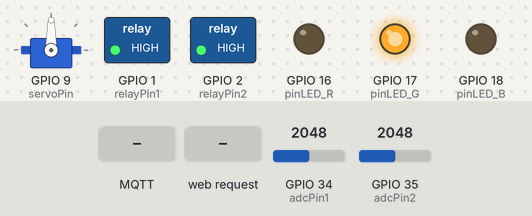
Simulated run of this sketch. Board: ESP32-S3. On the bench: servo, switched loads named in the sketch (green lamp = pin HIGH), output pins drawn as LEDs (lit = HIGH). The inputs (shaded band) are chosen by the test bench; at power-on: GPIO 34 (adcPin1) = 2048, GPIO 35 (adcPin2) = 2048 (analog values on the 0–4095 scale). WiFi joins after 1.5 s; servers stay silent unless stated; random numbers use the default seed unless the sketch sets one; EEPROM starts erased; no MQTT or app messages arrive unless stated.

Above: at 2.7 s.
2.8 s: MQTT message "1" arrives on the third subscribed topic
5.8 s: HTTP request GET /reconfig received
At 8.5 s:
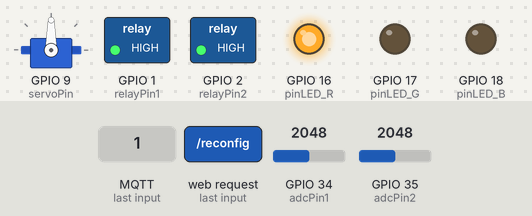
8.8 s: MQTT message "1" arrives on the first subscribed topic
At 10.2 s:
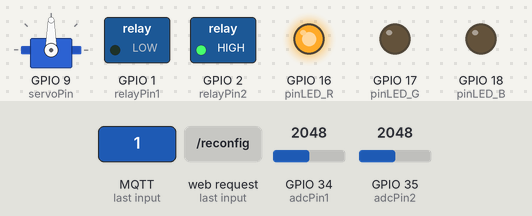
11.8 s: MQTT message "1" arrives on the second subscribed topic
At 12.5 s:
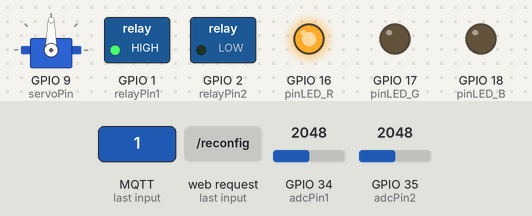
14.8 s: MQTT message "1" arrives on the first subscribed topic
At 15.1 s:
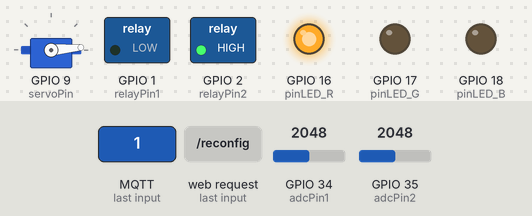
Timing chart, 0 to 18.8 s (numbered marks = the images above; inputs shaded):
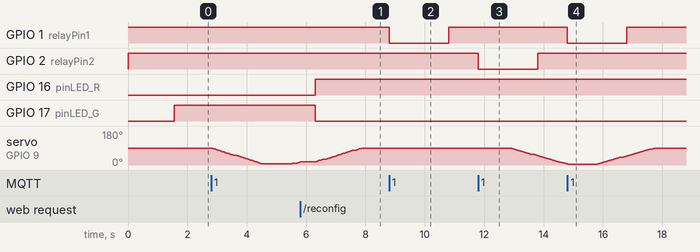

The sketch:

ESP32-S3-Relay.ino
```cpp
#include <WiFi.h>
#include <WebServer.h>
#include <Preferences.h>
#include <PubSubClient.h>
#include <ESP32Servo.h>

// ======== GLOBAL CONFIG ========
// Wi-Fi / MQTT defaults
const char* default_ssid         = "DIR-825-ORiA";
const char* default_password     = "Domobox485";
const char* default_mqtt_server  = "192.168.1.100";
const uint16_t default_mqtt_port = 1883;
const char* default_mqtt_user    = "";
const char* default_mqtt_pass    = "";
const unsigned long WIFI_TIMEOUT = 20000;

// AP-mode
const char* ap_ssid     = "ESP32_Config";
const char* ap_password = "config1234";

// GPIO pins
const int relayPin1 = 1;
const int relayPin2 = 2;
const int adcPin1   = 34;
const int adcPin2   = 35;
const int pinLED_R  = 16;
const int pinLED_G  = 17;
const int pinLED_B  = 18;
const int servoPin  = 9;    // PWM for servo

// Voltage divider
const float R1_1 = 100000.0, R2_1 = 33000.0;
const float R1_2 = 100000.0, R2_2 = 33000.0;

// Timing
const unsigned long relayOnDuration = 2000;
const unsigned long publishInterval  =   1000;

// ======== STATE VARIABLES ========
Preferences    prefs;
WebServer      server(80);
WiFiClient     wifiClient;
PubSubClient   mqtt(wifiClient);
Servo          myServo;

// Wi-Fi/MQTT settings
String wifiSSID, wifiPassword;
String mqttServer;
uint16_t mqttPort;
String mqttUser, mqttPass;
bool   wifiConnected = false;
bool   mqttConnected = false;

// Relay state
bool   door1Active = false;
bool   door2Active = false;
unsigned long door1Ts = 0;
unsigned long door2Ts = 0;

// ADC publish
unsigned long lastPub1 = 0;
unsigned long lastPub2 = 0;

// ======== SERVO FSM ========
enum ServoState {
  IDLE,
  MOVING_DOWN,
  PAUSE_BOTTOM,
  MOVING_UP,
  PAUSE_TOP
};
static ServoState servoState   = IDLE;
static bool       servoActive  = false;
static bool       servoOneShot = false;
unsigned long     stateTs      = 0;
int               bottomAngle  = 0;
int               topAngle     = 90;
int               stepDelay    = 20;
int               currentAngle = 90;

// ======== HELPERS ========
void setLED(bool r, bool g, bool b) {
  digitalWrite(pinLED_R, r ? HIGH:LOW);
  digitalWrite(pinLED_G, g ? HIGH:LOW);
  digitalWrite(pinLED_B, b ? HIGH:LOW);
}
void updateLED() {
  if (!wifiConnected)        setLED(true, false, false);
  else if (!mqttConnected)   setLED(false,false,true);
  else                        setLED(false,true,false);
}
float readVin(int ch) {
  int pin = (ch==1?adcPin1:adcPin2);
  float R1 = (ch==1?R1_1:R1_2), R2 = (ch==1?R2_1:R2_2);
  analogRead(pin); delayMicroseconds(50);
  const int N=10; long sum=0;
  for(int i=0;i<N;i++){ sum+=analogRead(pin); delay(5);}
  float Vadc = (sum/float(N))/4095.0*3.3;
  return Vadc*(R1+R2)/R2;
}
void publishDoorStats() {
  char buf[32];
  if (mqttConnected) {
    if (millis()-lastPub1 >= publishInterval) {
      lastPub1 = millis();
      snprintf(buf,sizeof(buf),"%.2f",readVin(1));
      mqtt.publish("ESP/Relay6CH/Door_1_Stat", buf, true);
    }
    if (millis()-lastPub2 >= publishInterval) {
      lastPub2 = millis();
      snprintf(buf,sizeof(buf),"%.2f",readVin(2));
      mqtt.publish("ESP/Relay6CH/Door_2_Stat", buf, true);
    }
  }
}
bool connectMQTT() {
  if (mqtt.connected()) return true;
  String clientId = "ESP32-" + String((uint32_t)ESP.getEfuseMac(), HEX);
  bool ok = mqttUser.length()
            ? mqtt.connect(clientId.c_str(), mqttUser.c_str(), mqttPass.c_str())
            : mqtt.connect(clientId.c_str());
  if (!ok) {
    mqttConnected = false; updateLED();
    return false;
  }
  mqttConnected = true; updateLED();
  mqtt.subscribe("ESP/Relay6CH/Open_1_Door");
  mqtt.subscribe("ESP/Relay6CH/Open_2_Door");
  mqtt.subscribe("ESP/ServoRemote");
  return true;
}
void mqttCB(char* topic, byte* payload, unsigned int len) {
  String msg;
  for(unsigned i=0;i<len;i++) msg += (char)payload[i];
  if (String(topic)=="ESP/ServoRemote") {
    if      (msg=="1") { servoActive=true;  servoOneShot=false;  servoState=IDLE;  stateTs=millis(); myServo.attach(servoPin);    mqtt.publish("ESP/ServoRemote/status","running",true);}
    else if (msg=="0") { servoActive=false; servoOneShot=false;  servoState=IDLE;  myServo.write(90); delay(200); myServo.detach(); mqtt.publish("ESP/ServoRemote/status","stopped",true);}
    else if (msg=="2") { servoActive=false; servoOneShot=true;   servoState=IDLE;  stateTs=millis(); myServo.attach(servoPin);    mqtt.publish("ESP/ServoRemote/status","oneshot",true);}
  }
  else if (String(topic)=="ESP/Relay6CH/Open_1_Door" && msg=="1" && !door1Active) {
    digitalWrite(relayPin1, LOW); door1Active=true; door1Ts=millis();
  }
  else if (String(topic)=="ESP/Relay6CH/Open_2_Door" && msg=="1" && !door2Active) {
    digitalWrite(relayPin2, LOW); door2Active=true; door2Ts=millis();
  }
}

// ======== WEB CONFIG ========
String pageConfig(bool ap) {
  String p="<html><body><h3>ESP32 Configuration</h3><form action='/save' method='POST'>";
  p+="SSID:<input name='ssid' value='"+wifiSSID+"'><br>";
  p+="Pass:<input name='password' value='"+wifiPassword+"'><br>";
  p+="MQTT srv:<input name='mqtt_server' value='"+mqttServer+"'><br>";
  p+="MQTT port:<input name='mqtt_port' value='"+String(mqttPort)+"'><br>";
  p+="MQTT usr:<input name='mqtt_user' value='"+mqttUser+"'><br>";
  p+="MQTT pwd:<input name='mqtt_pass' value='"+mqttPass+"'><br>";
  p+="<button>Save</button></form>";
  if(!ap) p+="<p>IP:"+WiFi.localIP().toString()+" <a href='/reconfig'>Reconfig</a></p>";
  p+="</body></html>";
  return p;
}
void handleRoot()    { bool ap = !wifiConnected && WiFi.getMode()==WIFI_AP; server.send(200,"text/html",pageConfig(ap)); }
void handleSave() {
  if(server.hasArg("ssid")&&server.hasArg("password")&&server.hasArg("mqtt_server")&&server.hasArg("mqtt_port")&&server.hasArg("mqtt_user")&&server.hasArg("mqtt_pass")){
    prefs.begin("cfg",false);
    prefs.putString("wifiSSID", server.arg("ssid"));
    prefs.putString("wifiPassword", server.arg("password"));
    prefs.putString("mqttServer", server.arg("mqtt_server"));
    prefs.putUInt("mqttPort", server.arg("mqtt_port").toInt());
    prefs.putString("mqttUser", server.arg("mqtt_user"));
    prefs.putString("mqttPass", server.arg("mqtt_pass"));
    prefs.end();
    server.send(200,"text/html","<h3>Saved, rebooting...</h3>");
    delay(1000); ESP.restart();
  } else server.send(400,"text/plain","Missing params");
}
void handleReconfig() {
  server.send(200,"text/html","<h3>Switching to AP...</h3>");
  delay(500);
  WiFi.disconnect(true);
  WiFi.mode(WIFI_AP);
  WiFi.softAP(ap_ssid, ap_password);
  wifiConnected = false; updateLED();
}

// ======== SERVO FSM HANDLER ========
void servoFSM() {
  unsigned long now = millis();
  auto pubInfo = [&](int ang,int d){
    char b[64]; snprintf(b,64,"{\"angle\":%d,\"delay\":%d}",ang,d);
    mqtt.publish("ESP/ServoInfo", b, false);
  };

  switch(servoState) {
    case IDLE:
      if (servoActive || servoOneShot) {
        bottomAngle = random(5,10);
        stepDelay   = random(10,30);
        stateTs     = now;
        currentAngle=90;
        myServo.write(currentAngle);
        servoState  = MOVING_DOWN;
      }
      break;

    case MOVING_DOWN:
      if (now - stateTs >= (unsigned)stepDelay) {
        stateTs = now;
        currentAngle = max(currentAngle-1, bottomAngle);
        myServo.write(currentAngle);
        pubInfo(currentAngle, stepDelay);
        if (currentAngle <= bottomAngle) {
          servoState = PAUSE_BOTTOM;
          stateTs    = now;
        }
      }
      break;

    case PAUSE_BOTTOM:
      if (now - stateTs >= 1000) {
        servoState = MOVING_UP;
        stateTs    = now;
      }
      break;

    case MOVING_UP:
      if (now - stateTs >= (unsigned)stepDelay) {
        stateTs = now;
        currentAngle = min(currentAngle+1, topAngle);
        myServo.write(currentAngle);
        pubInfo(currentAngle, stepDelay);
        if (currentAngle >= topAngle) {
          servoState = PAUSE_TOP;
          stateTs    = now;
        }
      }
      break;

    case PAUSE_TOP:
      if (now - stateTs >= (servoActive? 5000 : 0)) {
        if (servoActive) {
          // next cycle
          bottomAngle = random(5,10);
          stepDelay   = random(10,30);
          servoState  = MOVING_DOWN;
          stateTs     = now;
        } else {
          // finish
          myServo.detach();
          mqtt.publish("ESP/ServoRemote/status","stopped",true);
          servoOneShot = false;
          servoState   = IDLE;
        }
      }
      break;
  }
}

// ======== SETUP ========
void setup() {
  Serial.begin(115200);
  prefs.begin("cfg", true);
  wifiSSID    = prefs.getString("wifiSSID", "");
  wifiPassword= prefs.getString("wifiPassword", "");
  mqttServer  = prefs.getString("mqttServer", "");
  mqttPort    = prefs.getUInt("mqttPort", 0);
  mqttUser    = prefs.getString("mqttUser", "");
  mqttPass    = prefs.getString("mqttPass", "");
  prefs.end();

  if (wifiSSID.isEmpty())    wifiSSID    = default_ssid, wifiPassword = default_password;
  if (mqttServer.isEmpty()||mqttPort==0) mqttServer = default_mqtt_server, mqttPort = default_mqtt_port;

  pinMode(relayPin1, OUTPUT); digitalWrite(relayPin1, HIGH);
  pinMode(relayPin2, OUTPUT); digitalWrite(relayPin2, HIGH);
  pinMode(pinLED_R, OUTPUT);
  pinMode(pinLED_G, OUTPUT);
  pinMode(pinLED_B, OUTPUT);
  analogReadResolution(12);
  analogSetPinAttenuation(adcPin1, ADC_11db);
  analogSetPinAttenuation(adcPin2, ADC_11db);

  randomSeed(analogRead(adcPin1));
  myServo.attach(servoPin);
  myServo.write(90);

  // Wi-Fi
  WiFi.mode(WIFI_STA);
  WiFi.begin(wifiSSID.c_str(), wifiPassword.c_str());
  unsigned long start = millis();
  while (millis()-start < WIFI_TIMEOUT && WiFi.status()!=WL_CONNECTED) delay(100);
  wifiConnected = (WiFi.status()==WL_CONNECTED);
  if (!wifiConnected) WiFi.softAP(ap_ssid, ap_password);

  // Web server
  server.on("/",        HTTP_GET,  handleRoot);
  server.on("/save",    HTTP_POST, handleSave);
  server.on("/reconfig", HTTP_GET,  handleReconfig);
  server.begin();

  // MQTT
  mqtt.setServer(mqttServer.c_str(), mqttPort);
  mqtt.setCallback(mqttCB);
  if (wifiConnected) connectMQTT();

  updateLED();
}

// ======== MAIN LOOP ========
void loop() {
  server.handleClient();
  unsigned long now = millis();

  // MQTT reconnect
  if (wifiConnected && !mqtt.connected() && now - lastPub1 > 5000) {
    connectMQTT();
  }
  if (mqtt.connected()) mqtt.loop();

  // Relay timing
  if (door1Active && now - door1Ts >= relayOnDuration) {
    digitalWrite(relayPin1, HIGH); door1Active=false;
  }
  if (door2Active && now - door2Ts >= relayOnDuration) {
    digitalWrite(relayPin2, HIGH); door2Active=false;
  }

  publishDoorStats();
  servoFSM();
}
```

Measured:
- after the input at 5.8 s, GPIO 16 (pinLED_R): LOW → HIGH after 0.50 s; GPIO 17 (pinLED_G): HIGH → LOW after 0.50 s
- after the input at 8.8 s, GPIO 1 (relayPin1): HIGH → LOW at once, → HIGH 2.0 s later
- after the input at 11.8 s, GPIO 2 (relayPin2): HIGH → LOW at once, → HIGH 2.0 s later
- after the input at 14.8 s, GPIO 1 (relayPin1): HIGH → LOW at once, → HIGH 2.0 s later
